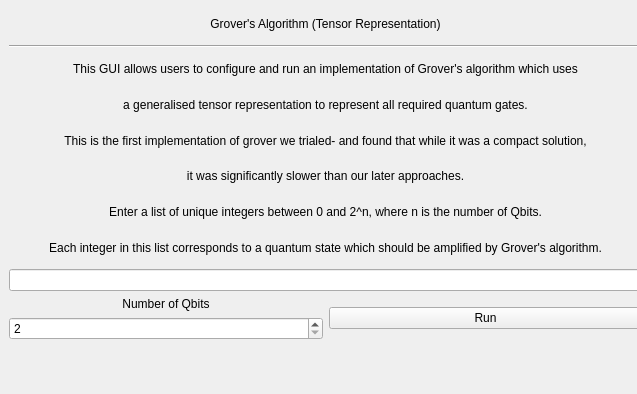
<?xml version="1.0" encoding="UTF-8"?>
<ui version="4.0">
 <class>Form</class>
 <widget class="QWidget" name="Form">
  <property name="geometry">
   <rect>
    <x>0</x>
    <y>0</y>
    <width>637</width>
    <height>394</height>
   </rect>
  </property>
  <property name="windowTitle">
   <string>Grover Configuration</string>
  </property>
  <widget class="QWidget" name="verticalLayoutWidget">
   <property name="geometry">
    <rect>
     <x>9</x>
     <y>9</y>
     <width>633</width>
     <height>331</height>
    </rect>
   </property>
   <layout class="QVBoxLayout" name="verticalLayout">
    <item alignment="Qt::AlignHCenter">
     <widget class="QLabel" name="label">
      <property name="styleSheet">
       <string notr="true">font: 20pt &quot;MS Sans Serif&quot;;</string>
      </property>
      <property name="text">
       <string>Grover's Algorithm (Tensor Representation)</string>
      </property>
      <property name="alignment">
       <set>Qt::AlignCenter</set>
      </property>
     </widget>
    </item>
    <item>
     <widget class="Line" name="line">
      <property name="orientation">
       <enum>Qt::Horizontal</enum>
      </property>
     </widget>
    </item>
    <item>
     <widget class="QLabel" name="label_4">
      <property name="text">
       <string>This GUI allows users to configure and run an implementation of Grover's algorithm which uses</string>
      </property>
      <property name="alignment">
       <set>Qt::AlignCenter</set>
      </property>
     </widget>
    </item>
    <item>
     <widget class="QLabel" name="label_3">
      <property name="text">
       <string>a generalised tensor representation to represent all required quantum gates.</string>
      </property>
      <property name="alignment">
       <set>Qt::AlignCenter</set>
      </property>
     </widget>
    </item>
    <item>
     <widget class="QLabel" name="label_7">
      <property name="text">
       <string>This is the first implementation of grover we trialed- and found that while it was a compact solution,</string>
      </property>
      <property name="alignment">
       <set>Qt::AlignCenter</set>
      </property>
     </widget>
    </item>
    <item>
     <widget class="QLabel" name="label_8">
      <property name="text">
       <string>it was significantly slower than our later approaches.</string>
      </property>
      <property name="alignment">
       <set>Qt::AlignCenter</set>
      </property>
     </widget>
    </item>
    <item>
     <widget class="QLabel" name="label_5">
      <property name="text">
       <string>Enter a list of unique integers between 0 and 2^n, where n is the number of Qbits.</string>
      </property>
      <property name="alignment">
       <set>Qt::AlignCenter</set>
      </property>
     </widget>
    </item>
    <item>
     <widget class="QLabel" name="label_6">
      <property name="text">
       <string>Each integer in this list corresponds to a quantum state which should be amplified by Grover's algorithm.</string>
      </property>
      <property name="alignment">
       <set>Qt::AlignCenter</set>
      </property>
     </widget>
    </item>
    <item>
     <widget class="QLineEdit" name="State"/>
    </item>
    <item>
     <layout class="QHBoxLayout" name="horizontalLayout">
      <item>
       <layout class="QVBoxLayout" name="verticalLayout_2">
        <item>
         <widget class="QLabel" name="label_2">
          <property name="text">
           <string>Number of Qbits</string>
          </property>
          <property name="alignment">
           <set>Qt::AlignCenter</set>
          </property>
          <property name="wordWrap">
           <bool>false</bool>
          </property>
         </widget>
        </item>
        <item>
         <widget class="QSpinBox" name="RegisterSize">
          <property name="minimum">
           <number>2</number>
          </property>
          <property name="maximum">
           <number>30</number>
          </property>
         </widget>
        </item>
       </layout>
      </item>
      <item>
       <widget class="QPushButton" name="Run">
        <property name="text">
         <string>Run</string>
        </property>
       </widget>
      </item>
     </layout>
    </item>
   </layout>
  </widget>
 </widget>
 <resources/>
 <connections/>
</ui>
